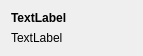
<?xml version="1.0" encoding="UTF-8"?>
<ui version="4.0">
 <class>SearchResultItem</class>
 <widget class="QWidget" name="SearchResultItem">
  <property name="geometry">
   <rect>
    <x>0</x>
    <y>0</y>
    <width>143</width>
    <height>54</height>
   </rect>
  </property>
  <property name="windowTitle">
   <string>Form</string>
  </property>
  <layout class="QVBoxLayout" name="verticalLayout">
   <item>
    <widget class="QLabel" name="labelTitle">
     <property name="font">
      <font>
       <weight>75</weight>
       <bold>true</bold>
      </font>
     </property>
     <property name="text">
      <string>TextLabel</string>
     </property>
     <property name="wordWrap">
      <bool>true</bool>
     </property>
     <property name="textInteractionFlags">
      <set>Qt::NoTextInteraction</set>
     </property>
    </widget>
   </item>
   <item>
    <widget class="QLabel" name="labelMoreInfo">
     <property name="text">
      <string>TextLabel</string>
     </property>
     <property name="wordWrap">
      <bool>true</bool>
     </property>
    </widget>
   </item>
  </layout>
 </widget>
 <resources/>
 <connections/>
</ui>
